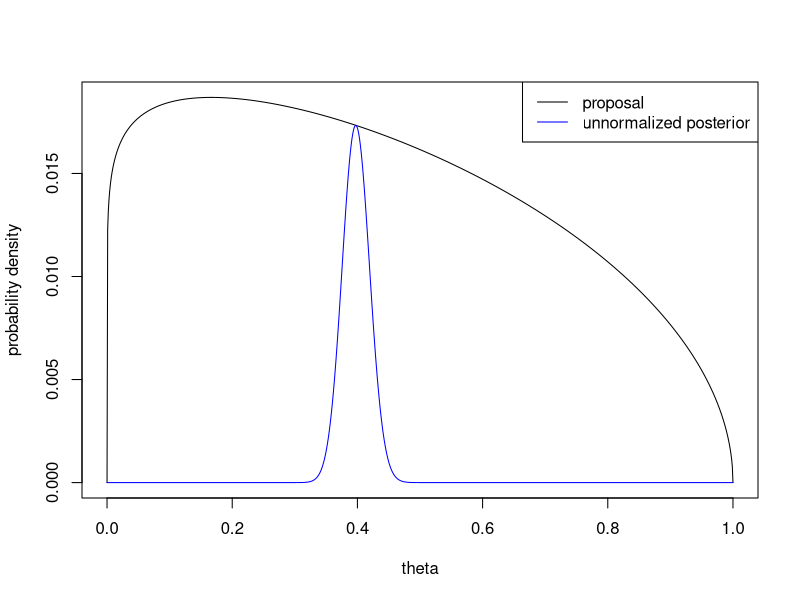

R code for this plot:
## ---- chunk 1
to_maximize <- function(x){x^200*(1-x)^303}
thmax = optimize(to_maximize,interval=c(0,1),maximum=TRUE)$maximum
M = exp(lgamma(503)-lgamma(200)-lgamma(304))*to_maximize(thmax)
print(M)

Mg <- function(x){M*dbeta(x,shape1=1.1,shape2=1.5)}
q <- function(x){to_maximize(x)*exp(lgamma(503)-lgamma(200)-lgamma(304))*dbeta(x,shape1=1.1,shape2=1.5)}

theta = seq(0, 1, length.out=1000)
plot(theta,Mg(theta),ylab="probability density",type='l',col='black')
lines(theta,q(theta),col='blue')
legend("topright",legend=c("proposal","unnormalized posterior"),col=c("black","blue"),lty=1)
